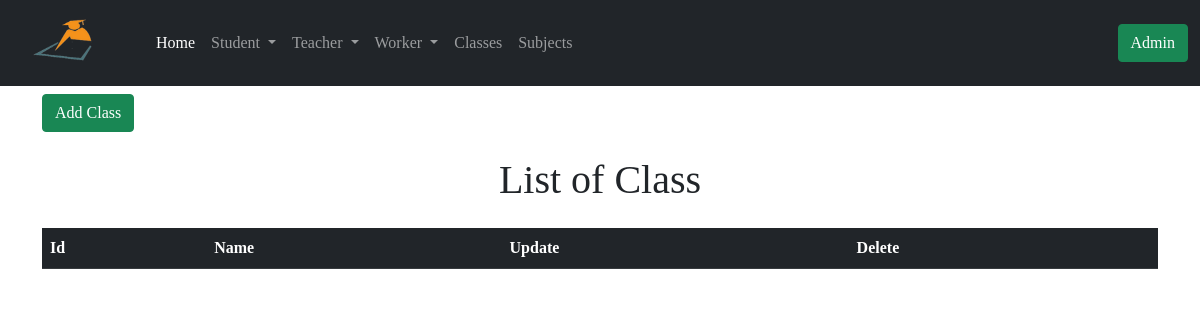
/list_of_class, run on an earlier commit of the app's database.
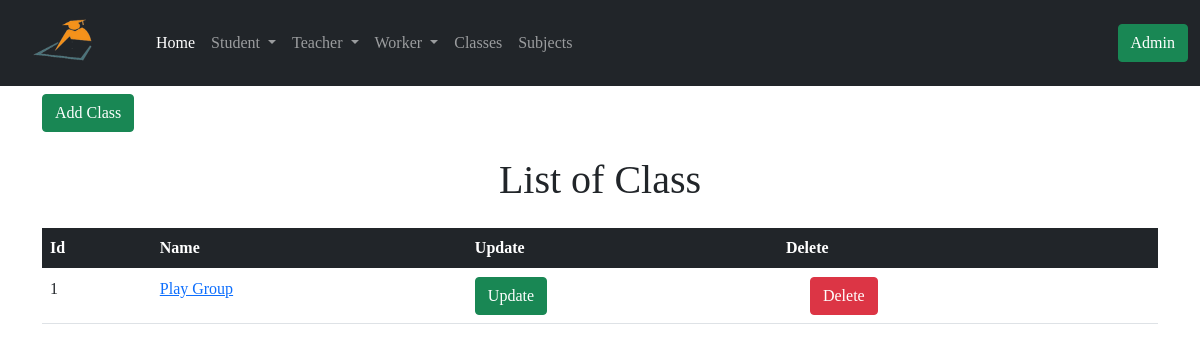
And on a later commit of the database.
### app/models.py (models this page shows, shortened)
class Class(db.Model):
    id = db.Column(db.Integer, primary_key=True)
    cls_name = db.Column(db.String(64), index=True)
    admin_id = db.Column(db.Integer, db.ForeignKey('admin.id'))
    student = db.relationship('Student', backref='stdclass')
    leavestudent = db.relationship('LeaveStudent', backref='stdclass')

### app/routes.py (the view)
@app.route('/list_of_class')
def list_of_class():
    classes = Class.query.all()
    return render_template('list_of_class.html', classes=classes)

### app/templates/list_of_class.html (shortened to what this page needs)
{% extends 'base.html' %}
{% block content %}
<div class="container">
  <a href=" {{ url_for('add_class') }} ">
    <button type="submit" class="btn btn-success mt-2">Add Class</button>
  </a>
<h1 class="text-center mt-4">List of Class</h1>
<table class="table mt-4">
    <thead class="table-dark">
      <tr>
        <th scope="col">Id</th>
        <th scope="col">Name</th>
        <th scope="col">Update</th>
        <th scope="col">Delete</th>
      </tr>
    </thead>
    {% for class in classes %}
    <tbody>
      <tr>
        <td> {{ class.id }}</td>
        <td><a href=" {{ url_for('class_wise_student', std_class=class.id)}} "> {{ class.cls_name }} </a></td>
        <td><a href=" {{ url_for('update_class', id=class.id) }} "><button type="submit" class="btn btn-success">Update</button></a></td>
        <td>
          <button type="button" class="btn btn-danger ms-4" data-bs-toggle="modal" data-bs-target="#exampleModal">
            Delete
          </button>
        </td>
      </tr>
    </tbody>
    {% endfor %}
  </table>
</div>
{% endblock %}

What changed in the data, as far as the page shows it:
added Class: id "1", cls_name "Play Group"
